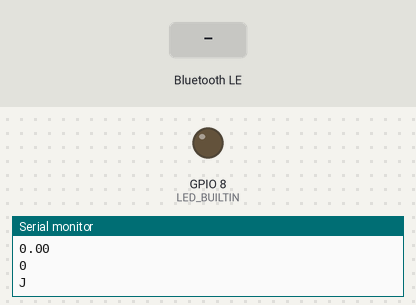
This sketch was run on a simulated ESP32-C6. Shown: output pins drawn as LEDs (lit = HIGH), the last lines printed to the serial monitor. The test bench sets the inputs (shaded band). Nothing arrives over Bluetooth unless stated; a phone connects over Bluetooth LE 3 s after start.

Above: at 0.1 s.
At 1.2 s:
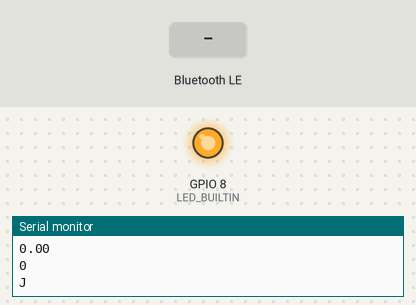
1.3 s: Bluetooth LE write "J1:2,3.333" received
Timing chart, 0 to 4.3 s (numbered marks = the images above; inputs shaded):
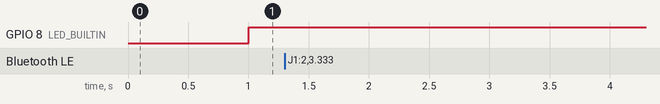

The sketch:

goodBlinkTest.ino
```cpp
#include <BLEDevice.h>
#include <BLEUtils.h>
#include <BLEServer.h>
String bpress = "B0:D\n";
// Define UUIDs
#define SERVICE_UUID        "FFE0"
#define CHARACTERISTIC_UUID "FFE1"
volatile bool button0Down = false;   // true while pressed (based on D/U)
volatile bool button0Event = false; // true for a one-shot event to handle in loop()
// Global Pointers (Must be accessible by setup() and loop())
BLEServer* pServer = nullptr;
BLEService* pService = nullptr; // <--- NEW: Must track the service pointer
BLECharacteristic* pCharacteristic = nullptr;
String msg = "B0:U";
int angle = 0;
int channel = 0;
double mag = 0.000;
char ctrlType = 'J';
class MyCallbacks : public BLECharacteristicCallbacks {
void onWrite(BLECharacteristic *pChar) override {
  size_t len = pChar->getLength();
  if (len == 0) return;

  const uint8_t* data = pChar->getData();
  String newMsg;
  for (size_t i = 0; i < len; i++) newMsg += (char)data[i];
  // 1) Split "J1:2,3.333" into left ("J1") and right ("2,3.333")
int colonPos = newMsg.indexOf(':');
if (colonPos < 0) return; // invalid format

String left = newMsg.substring(0, colonPos);     // "J1"
String right = newMsg.substring(colonPos + 1);  // "2,3.333"

// 2) From left, extract the integer after the letter 'J'
char letter = left[0]; // 'J' (if you expect it)
int int1 = left.substring(1).toInt(); // parses "1" -> 1

// 3) Split right into "2" and "3.333"
int commaPos = right.indexOf(',');
if (commaPos < 0) return; // invalid format

String part2Str = right.substring(0, commaPos);         // "2"
String part3Str = right.substring(commaPos + 1);        // "3.333"

int int2 = part2Str.toInt();     // 2
double dbl3 = part3Str.toFloat(); // 3.333 (float->double)
angle = int2;
mag = dbl3;
ctrlType = letter;
channel = int1;
msg = newMsg;          // update latest command

}
};
void setup() {

  pinMode(LED_BUILTIN, OUTPUT);
  Serial.begin(115200);
  Serial.println("Starting BLE work!");

  // Initialize the device
  BLEDevice::init("XIAO_ESP32C6");

  // 1. Create Server (pServer is handled by init/create())
  pServer = BLEDevice::createServer();

  // 2. Create Service (Assigning pointer to global pService)
  // The return value of createService must be assigned as a pointer
  pService = pServer->createService(SERVICE_UUID);

  // 3. Create Characteristic (Assigning pointer to global pCharacteristic)
  pCharacteristic = pService->createCharacteristic(
    CHARACTERISTIC_UUID,
    BLECharacteristic::PROPERTY_READ |
    BLECharacteristic::PROPERTY_WRITE |
    BLECharacteristic::PROPERTY_NOTIFY
  );

  // Set initial value using the global pointer
  pCharacteristic->setValue("Hello World");
pCharacteristic->setCallbacks(new MyCallbacks());
  // 4. Start Service (Use the service pointer)
  pService->start();

  // Advertising setup remains the same...
  BLEAdvertising *pAdvertising = BLEDevice::getAdvertising();
  pAdvertising->addServiceUUID(SERVICE_UUID);
  pAdvertising->setScanResponse(true);
  pAdvertising->setMinPreferred(0x06);
  pAdvertising->setMinPreferred(0x12);

  BLEDevice::startAdvertising();

  Serial.println("Advertising started. Characteristic should be discoverable.");
}


void loop() {
  Serial.println(msg);
  Serial.println(angle);
  Serial.println(mag);
  Serial.println(channel);
  Serial.println(ctrlType);
  delay(1000);
  if (msg.equals(bpress)) {
      digitalWrite(LED_BUILTIN, LOW);
    } else{
      digitalWrite(LED_BUILTIN, HIGH);
    }
  if((ctrlType == 'J')&&(channel == 0)){
    int aMag = (int)(mag*255);
    analogWrite(LED_BUILTIN, (255-aMag));
  }

}
```
